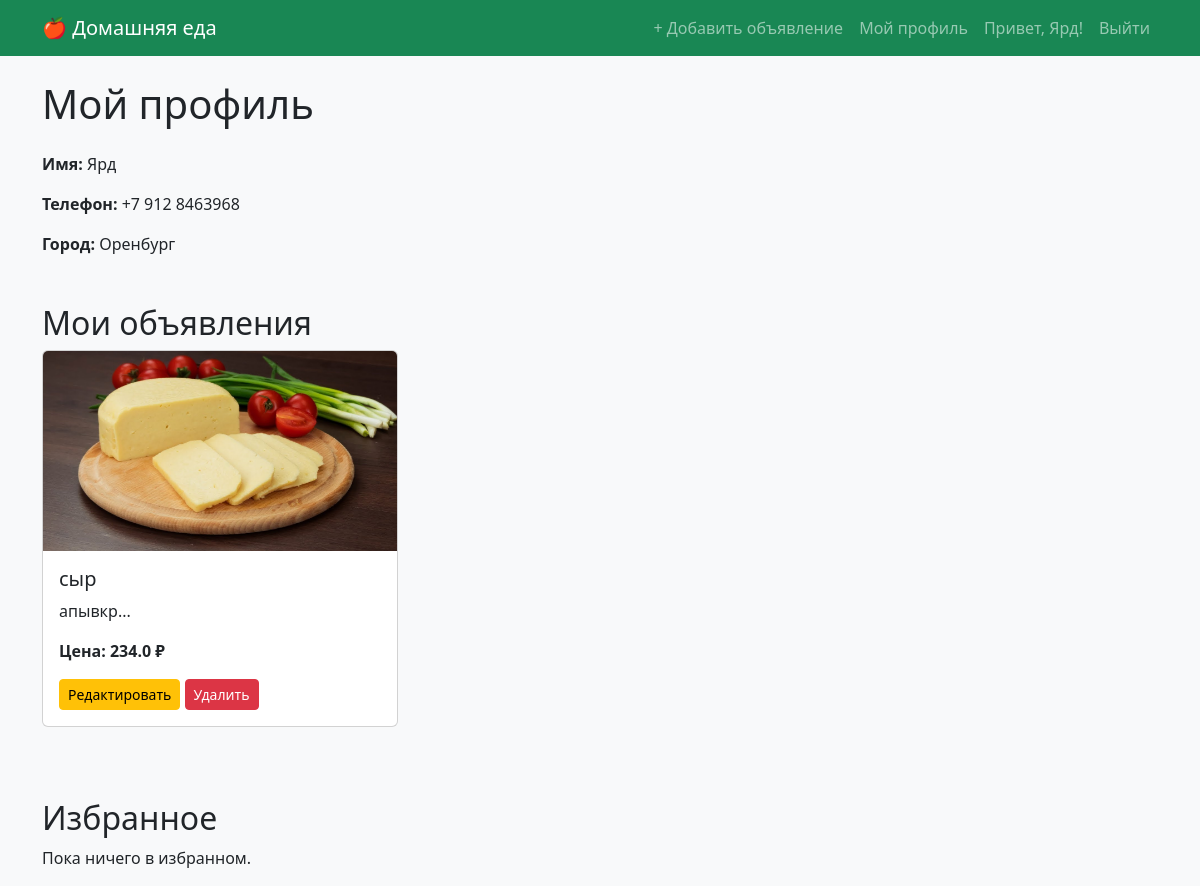
The app's page /profile (signed in) with its own data.
### models.py (models this page shows)
class User(UserMixin, db.Model):
    id = db.Column(db.Integer, primary_key=True)
    email = db.Column(db.String(150), unique=True, nullable=False)
    password = db.Column(db.String(150), nullable=False)
    name = db.Column(db.String(100), nullable=False)
    phone = db.Column(db.String(50), nullable=False)
    city = db.Column(db.String(100), nullable=False)
    latitude = db.Column(db.Float)
    longitude = db.Column(db.Float)
    ads = db.relationship('Ad', backref='seller', lazy=True)
    favorites = db.relationship('Ad', secondary=favorites, lazy='subquery',
                                backref=db.backref('favorited_by', lazy=True))

class Ad(db.Model):
    id = db.Column(db.Integer, primary_key=True)
    title = db.Column(db.String(200), nullable=False)
    description = db.Column(db.Text, nullable=False)
    price = db.Column(db.Float, nullable=False)
    image = db.Column(db.String(200))
    created_at = db.Column(db.DateTime, default=datetime.utcnow)
    category_id = db.Column(db.Integer, db.ForeignKey('category.id'), nullable=False)
    category = db.relationship('Category', backref='ads')
    user_id = db.Column(db.Integer, db.ForeignKey('user.id'), nullable=False)

### app.py (the view)
@app.route('/profile')
@login_required
def profile():
    my_ads = Ad.query.filter_by(user_id=current_user.id).order_by(Ad.created_at.desc()).all()
    favorite_ads = current_user.favorites
    categories = Category.query.all()
    return render_template('profile.html', my_ads=my_ads, favorite_ads=favorite_ads, categories=categories)

### app.py (called while the page is built)
@login_manager.user_loader
def load_user(user_id):
    return User.query.get(int(user_id))

### templates/profile.html
{% extends "base.html" %}
{% block content %}
<h1 class="mb-4">Мой профиль</h1>
<p><strong>Имя:</strong> {{ current_user.name }}</p>
<p><strong>Телефон:</strong> {{ current_user.phone }}</p>
<p><strong>Город:</strong> {{ current_user.city }}</p>
<h2 class="mt-5">Мои объявления</h2>
<div class="row">
    {% for ad in my_ads %}
    <div class="col-md-4 mb-4">
        <div class="card h-100">
            {% if ad.image %}
                <img src="{{ url_for('static', filename='uploads/' + ad.image) }}" class="card-img-top" style="height:200px; object-fit:cover;">
            {% endif %}
            <div class="card-body d-flex flex-column">
                <h5 class="card-title">{{ ad.title }}</h5>
                <p class="card-text flex-grow-1">{{ ad.description[:150] }}...</p>
                <p class="card-text"><strong>Цена: {{ ad.price }} ₽</strong></p>
                <div class="mt-auto">
                    <a href="{{ url_for('edit_ad', ad_id=ad.id) }}" class="btn btn-warning btn-sm">Редактировать</a>
                    <form method="POST" action="{{ url_for('delete_ad', ad_id=ad.id) }}" style="display:inline;">
                        <button type="submit" class="btn btn-danger btn-sm" onclick="return confirm('Точно удалить?')">Удалить</button>
                    </form>
                </div>
            </div>
        </div>
    </div>
    {% else %}
    <p>У вас пока нет объявлений. <a href="{{ url_for('add_ad') }}">Добавить первое!</a></p>
    {% endfor %}
</div>
<h2 class="mt-5">Избранное</h2>
<div class="row">
    {% for ad in favorite_ads %}
    <div class="col-md-4 mb-4">
        <div class="card h-100">
            {% if ad.image %}
                <img src="{{ url_for('static', filename='uploads/' + ad.image) }}" class="card-img-top" style="height:200px; object-fit:cover;">
            {% endif %}
            <div class="card-body d-flex flex-column">
                <h5 class="card-title">{{ ad.title }}</h5>
                <p class="card-text flex-grow-1">{{ ad.description[:150] }}...</p>
                <p class="card-text"><strong>Цена: {{ ad.price }} ₽</strong></p>
                <p class="card-text text-muted"><small>От: {{ ad.seller.city }}</small></p>
                <a href="{{ url_for('ad_detail', ad_id=ad.id) }}" class="btn btn-success mt-auto">Подробнее</a>
            </div>
        </div>
    </div>
    {% else %}
    <p>Пока ничего в избранном.</p>
    {% endfor %}
</div>
{% endblock %}

### templates/base.html (shortened to what this page needs)
<!doctype html>
<html lang="ru">
<head>
    <link href="https://cdn.jsdelivr.net/npm/bootstrap@5.3.2/dist/css/bootstrap.min.css" rel="stylesheet">
</head>
<body class="bg-light">
    <nav class="navbar navbar-expand-lg navbar-dark bg-success mb-4">
        <div class="container">
            <a class="navbar-brand" href="{{ url_for('index') }}">🍎 Домашняя еда</a>
            <ul class="navbar-nav ms-auto">
                {% if current_user.is_authenticated %}
                    <li class="nav-item"><a class="nav-link" href="{{ url_for('add_ad') }}">+ Добавить объявление</a></li>
                    <li class="nav-item"><a class="nav-link" href="{{ url_for('profile') }}">Мой профиль</a></li>
                    <li class="nav-item"><span class="nav-link">Привет, {{ current_user.name }}!</span></li>
                    <li class="nav-item"><a class="nav-link" href="{{ url_for('logout') }}">Выйти</a></li>
                {% else %}
                    <li class="nav-item"><a class="nav-link" href="{{ url_for('login') }}">Войти</a></li>
                    <li class="nav-item"><a class="nav-link" href="{{ url_for('register') }}">Регистрация</a></li>
                {% endif %}
            </ul>
        </div>
    </nav>
    <div class="container">
        {% block content %}{% endblock %}
    </div>
</body>
</html>

### records on screen
User: name "Ярд", phone "+7 912 8463968", city "Оренбург"
Ad: image (placeholder picture), title "сыр", description "апывкр", price "234.0"
